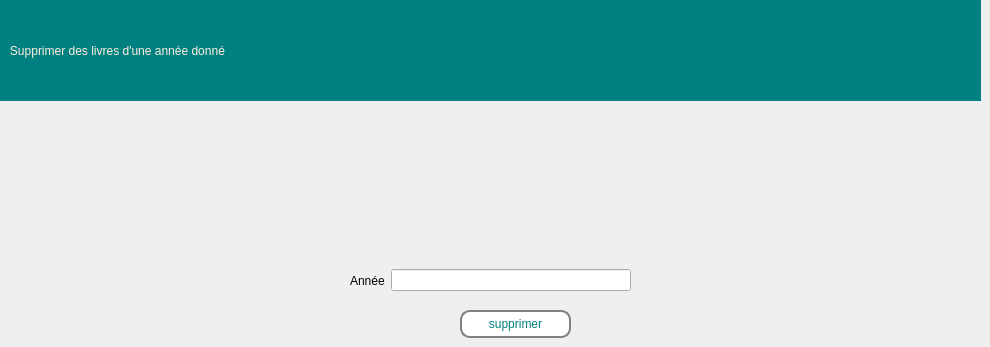
    <widget class="QWidget" name="page_supp_livre_annee">
     <widget class="QPushButton" name="Button_supprimer_annee_edition">
      <property name="geometry">
       <rect>
        <x>460</x>
        <y>310</y>
        <width>111</width>
        <height>28</height>
       </rect>
      </property>
      <property name="styleSheet">
       <string notr="true">border: 2px solid gray;
font: 63 9pt &quot;Segoe UI Variable Display Semib&quot;;
  border-radius: 10px;
  padding: 0 8px;
  
color: rgb(0, 128, 128);
background-color: rgb(255, 255, 255);</string>
      </property>
      <property name="text">
       <string>supprimer</string>
      </property>
     </widget>
     <widget class="QLabel" name="label_261">
      <property name="geometry">
       <rect>
        <x>0</x>
        <y>0</y>
        <width>981</width>
        <height>101</height>
       </rect>
      </property>
      <property name="toolTip">
       <string>&lt;html&gt;&lt;head/&gt;&lt;body&gt;&lt;p align=&quot;center&quot;&gt;&lt;br/&gt;&lt;/p&gt;&lt;/body&gt;&lt;/html&gt;</string>
      </property>
      <property name="styleSheet">
       <string notr="true">color: rgb(253, 239, 220);background-color: rgb(0, 128, 128);
font: 75 16pt &quot;Rockwell&quot;;
</string>
      </property>
      <property name="text">
       <string>   Supprimer des livres d'une année donné</string>
      </property>
     </widget>
     <widget class="QWidget" name="horizontalLayoutWidget_5">
      <property name="geometry">
       <rect>
        <x>350</x>
        <y>260</y>
        <width>281</width>
        <height>41</height>
       </rect>
      </property>
      <layout class="QHBoxLayout" name="horizontalLayout_5">
       <item>
        <widget class="QLabel" name="label_70">
         <property name="styleSheet">
          <string notr="true">font: 63 9pt &quot;Segoe UI Variable Display Semib&quot;;</string>
         </property>
         <property name="text">
          <string>Année</string>
         </property>
        </widget>
       </item>
       <item>
        <widget class="QLineEdit" name="annee_edition_input_supprimer"/>
       </item>
      </layout>
     </widget>
    </widget>
